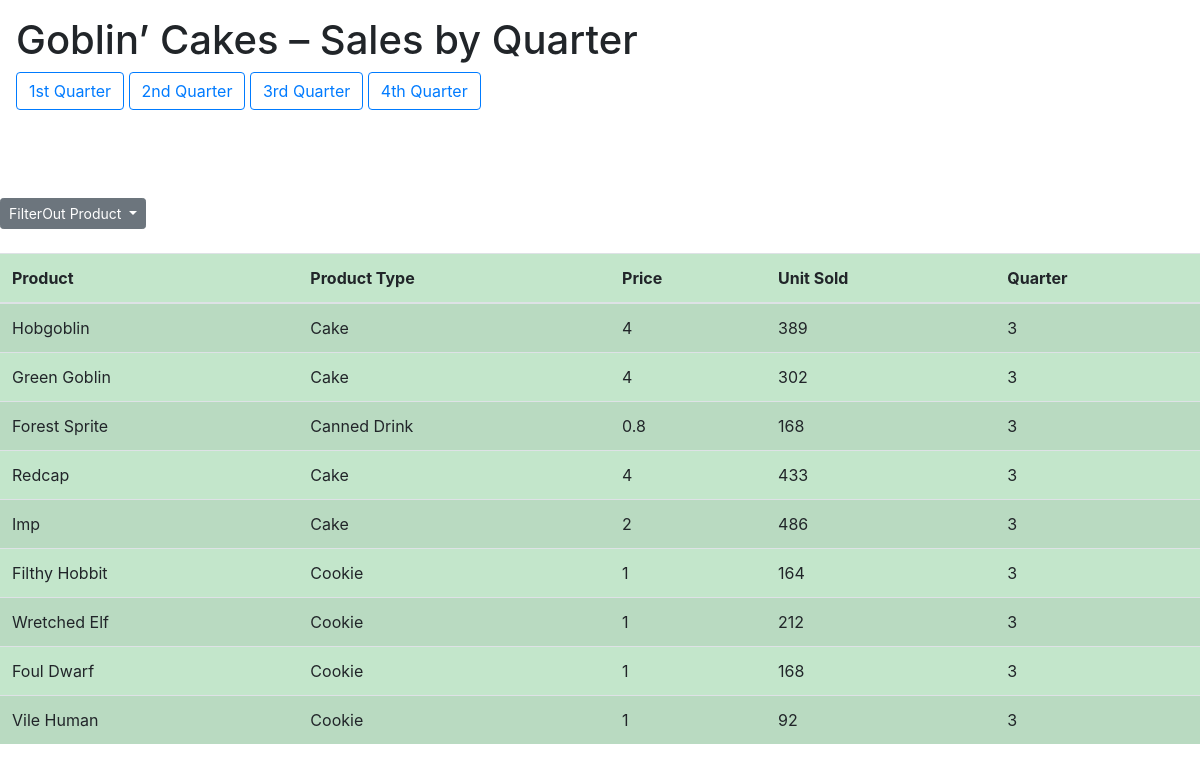
Page /sales/3 on the committed database.
### tables this page shows
CREATE TABLE GoblinCakeSales (ID integer primary key autoincrement, Product nvarchar,Product_Type nvarchar,Price_Per int,Units_Sold int, Quarter int);

### app.py (the view)
@app.route('/sales/<quarter>')#+<FilterOut>
def sales(quarter ): #+ add filterOut as variable
    with engine.connect() as con:
        result = con.execute('SELECT * FROM GoblinCakeSales where GoblinCakeSales.Quarter = '+ quarter)#,+filterOut
        return render_template("table.html", rs=result)

### templates/table.html (shortened to what this page needs)
{% extends "base.html" %}
{% block content %}
<br>
<div class="float-end">
<div class="btn-group">
    <button class="btn btn-secondary btn-sm dropdown-toggle" type="button" data-bs-toggle="dropdown" aria-expanded="false">
      FilterOut Product
    </button>
</div>
</div><br>
<div class="overflow-scroll">
    <table class="table table-success table-striped"  id="Sales">
        <thead>
            <tr>
                <th> Product </th>
                <th> Product Type </th>
                <th> Price </th>
                <th> Unit Sold </th>
                <th> Quarter </th>
            </tr>
        </thead>
        <tbody>
            {% for r in rs %}
            <tr>
                <td> {{r[1]}} </td>
                <td> {{r[2]}} </td>
                <td> {{r[3]}} </td>
                <td> {{r[4]}} </td>
                <td> {{r[5]}} </td>
            </tr>
            {% endfor %}
        </tbody>
    </table>
</div>
{% endblock %}

### rows in the picture
GoblinCakeSales: Product "Hobgoblin", Product_Type "Cake", Price_Per "4", Units_Sold "389", Quarter "3"
GoblinCakeSales: Product "Green Goblin", Product_Type "Cake", Price_Per "4", Units_Sold "302", Quarter "3"
GoblinCakeSales: Product "Forest Sprite", Product_Type "Canned Drink", Price_Per "0.8", Units_Sold "168", Quarter "3"
GoblinCakeSales: Product "Redcap", Product_Type "Cake", Price_Per "4", Units_Sold "433", Quarter "3"
GoblinCakeSales: Product "Imp", Product_Type "Cake", Price_Per "2", Units_Sold "486", Quarter "3"
GoblinCakeSales: Product "Filthy Hobbit", Product_Type "Cookie", Price_Per "1", Units_Sold "164", Quarter "3"
GoblinCakeSales: Product "Wretched Elf", Product_Type "Cookie", Price_Per "1", Units_Sold "212", Quarter "3"
GoblinCakeSales: Product "Foul Dwarf", Product_Type "Cookie", Price_Per "1", Units_Sold "168", Quarter "3"
GoblinCakeSales: Product "Vile Human", Product_Type "Cookie", Price_Per "1", Units_Sold "92", Quarter "3"
